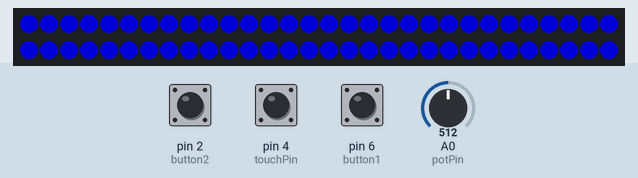
This sketch was run on a simulated Arduino Uno, built with avr-gcc and run on an emulated ATmega328P. Shown: 60 RGB LEDs in strip order, left to right, continuing on the next row. Inputs (shaded band) come from the test bench; at power-on: pin 2 (button2) HIGH, pin 6 (button1) HIGH, A0 (potPin) = 512, pin 4 (touchPin) LOW. Dim RGB values are drawn brighter than linear; random numbers use the default seed unless the sketch sets one.

Above: at 1.2 s.
1.3 s: pin 2 (button2) pulled LOW for 0.15 s
At 1.48 s:
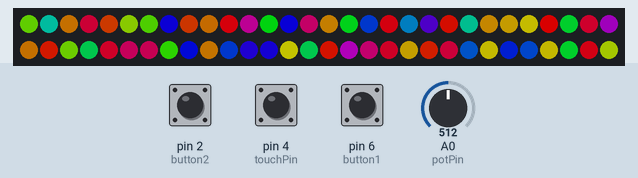
2.0 s: pin 6 (button1) pulled LOW for 0.15 s
At 3.2 s:
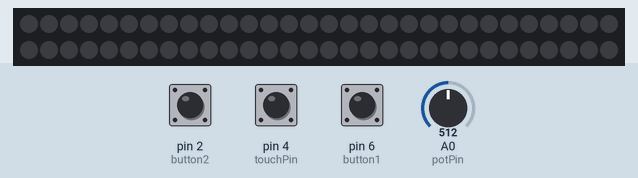
3.6 s: pin 6 (button1) pulled LOW for 0.15 s
At 3.91 s:
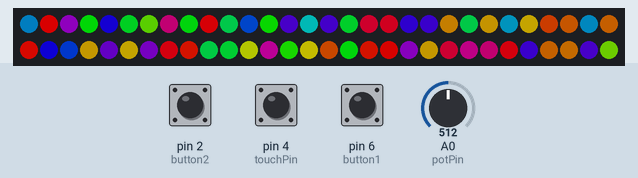
4.3 s: A0 (potPin) set to 710
At 4.54 s:
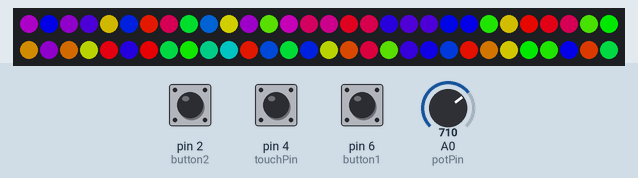
6.8 s: A0 (potPin) set to 10
At 7.06 s:
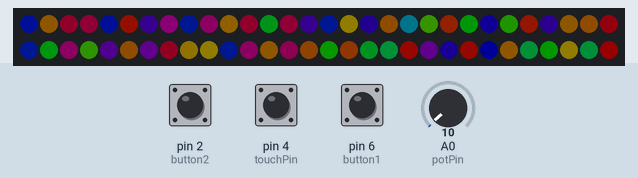
9.6 s: A0 (potPin) set to 0
At 10.21 s:
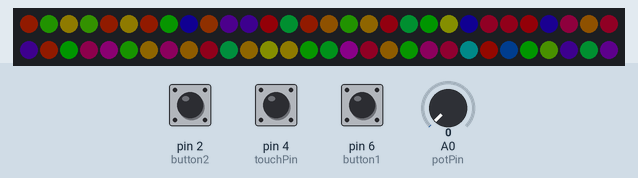
Timing chart, 0 to 12.6 s (numbered marks = the images above; inputs shaded):
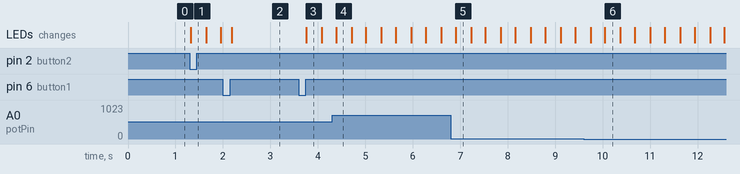

The sketch:

code_11.ino
```cpp
#include <FastLED.h>

#define LED_PIN 3
#define NUM_LEDS 60
#define LED_TYPE WS2812B
#define COLOR_ORDER GRB

CRGB leds[NUM_LEDS];

// pins
const int button1 = 6;
const int button2 = 2;
const int potPin = A0;
const int touchPin = 4;

// states
bool lampOn = true;
bool partyMode = false;
bool breathingMode = false;

int colorIndex = 0;

// button handling
unsigned long pressStart = 0;
bool buttonActive = false;
bool longPressTriggered = false;

bool lastButton2 = HIGH;
bool lastTouch = LOW;

// breathing
int breathBrightness = 0;
int breathDirection = 1;

// colors
CRGB colors[] = {
  CRGB::Blue,
  CRGB::HotPink,
  CRGB::White
};

void setup() {

  FastLED.addLeds<LED_TYPE, LED_PIN, COLOR_ORDER>(leds, NUM_LEDS);

  pinMode(button1, INPUT_PULLUP);
  pinMode(button2, INPUT_PULLUP);
  pinMode(touchPin, INPUT);

  FastLED.clear();
  FastLED.show();
}

void partyEffect() {

  for(int i=0;i<NUM_LEDS;i++){
    leds[i] = CHSV(random8(),255,255);
  }
}

void breathingEffect(int maxBrightness){

  static unsigned long lastUpdate = 0;
  static float phase = 0;

  int minBrightness = 80;
  float speed = 0.05;

  if(millis() - lastUpdate > 20){

    phase += speed;

    if(phase > TWO_PI)
      phase = 0;

    float wave = (sin(phase) + 1.0) / 2.0;

    int brightness = minBrightness + wave * (maxBrightness - minBrightness);

    fill_solid(leds, NUM_LEDS, colors[colorIndex]);
    FastLED.setBrightness(brightness);

    lastUpdate = millis();
  }
}

void normalLight(int brightness){

  fill_solid(leds, NUM_LEDS, colors[colorIndex]);
  FastLED.setBrightness(brightness);
}

void handleButton1(){

  bool btn = digitalRead(button1);

  if(btn == LOW && !buttonActive){
    buttonActive = true;
    longPressTriggered = false;
    pressStart = millis();
  }

  if(btn == LOW && buttonActive && !longPressTriggered){

    if(millis() - pressStart > 700){

      colorIndex++;

      if(colorIndex > 2)
        colorIndex = 0;

      longPressTriggered = true;
    }
  }

  if(btn == HIGH && buttonActive){

    if(!longPressTriggered){
      lampOn = !lampOn;
    }

    buttonActive = false;
  }
}

void handleButton2(){

  bool current = digitalRead(button2);

  if(lastButton2 == HIGH && current == LOW){
    partyMode = !partyMode;
  }

  lastButton2 = current;
}

void handleTouch(){

  bool touchState = digitalRead(touchPin);

  if(lastTouch == LOW && touchState == HIGH){
    breathingMode = !breathingMode;
  }

  lastTouch = touchState;
}

void loop(){

  handleButton1();
  handleButton2();
  handleTouch();

  int potValue = analogRead(potPin);
  int brightness = map(potValue,0,1023,20,255);

  if(!lampOn){
    FastLED.clear();
    FastLED.show();
    delay(20);
    return;
  }

  if(partyMode){
    partyEffect();
    FastLED.setBrightness(brightness);
  }
  else if(breathingMode){
    breathingEffect(brightness);
  }
  else{
    normalLight(brightness);
  }

  FastLED.show();
  delay(30);
}
```

Measured:
- after the input at 1.3 s, the LEDs: change at once (image 1)
- after the input at 3.6 s, the LEDs: change after 0.15 s (image 3)
